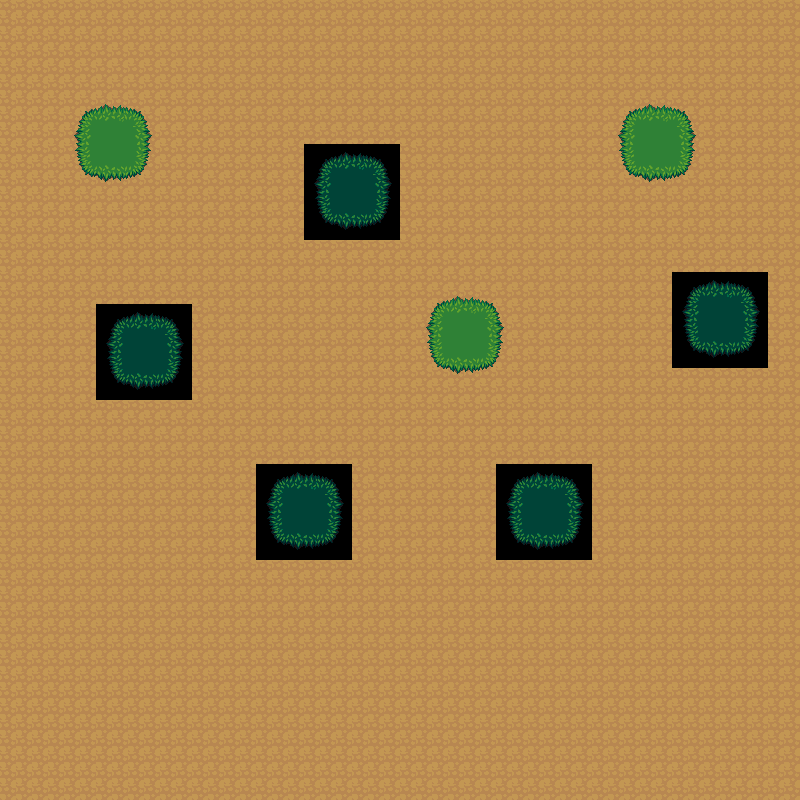

A 2D game scene composited from a Tiled map and its tileset images. What follows is a short description and the map's XML, with each tile layer's data collapsed to a summary:
An orthogonal 50x50 tile map with 16x16 px tiles, 2 tile layers (Livello tile 1, Livello tile 2).

<map version="2017.05.16" orientation="orthogonal" renderorder="right-down" width="50" height="50" tilewidth="16" tileheight="16" nextobjectid="1">
 <tileset firstgid="1" source="terreni.tsx" />
 <layer name="Livello tile 1" width="50" height="50">
  <data>[2500 cells, 2500 non-empty, 37 distinct tile ids]</data>
 </layer>
 <layer name="Livello tile 2" width="50" height="50">
  <data>[2500 cells, 108 non-empty, 36 distinct tile ids]</data>
 </layer>
</map>
